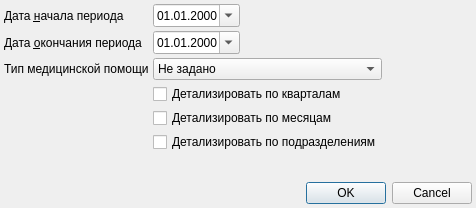
<?xml version="1.0" encoding="UTF-8"?>
<ui version="4.0">
 <class>ReportLaboratoryActionsByMedicalTypeSetupDialog</class>
 <widget class="QDialog" name="ReportLaboratoryActionsByMedicalTypeSetupDialog">
  <property name="geometry">
   <rect>
    <x>0</x>
    <y>0</y>
    <width>476</width>
    <height>208</height>
   </rect>
  </property>
  <property name="windowTitle">
   <string>Dialog</string>
  </property>
  <layout class="QGridLayout" name="gridLayout">
   <property name="margin">
    <number>4</number>
   </property>
   <property name="spacing">
    <number>4</number>
   </property>
   <item row="0" column="2">
    <spacer name="horizontalSpacer">
     <property name="orientation">
      <enum>Qt::Horizontal</enum>
     </property>
     <property name="sizeHint" stdset="0">
      <size>
       <width>40</width>
       <height>20</height>
      </size>
     </property>
    </spacer>
   </item>
   <item row="8" column="1">
    <spacer name="verticalSpacer">
     <property name="orientation">
      <enum>Qt::Vertical</enum>
     </property>
     <property name="sizeHint" stdset="0">
      <size>
       <width>20</width>
       <height>40</height>
      </size>
     </property>
    </spacer>
   </item>
   <item row="1" column="2">
    <spacer name="horizontalSpacer_2">
     <property name="orientation">
      <enum>Qt::Horizontal</enum>
     </property>
     <property name="sizeHint" stdset="0">
      <size>
       <width>40</width>
       <height>20</height>
      </size>
     </property>
    </spacer>
   </item>
   <item row="1" column="1">
    <widget class="CDateEdit" name="edtEndDate">
     <property name="sizePolicy">
      <sizepolicy hsizetype="Maximum" vsizetype="Fixed">
       <horstretch>0</horstretch>
       <verstretch>0</verstretch>
      </sizepolicy>
     </property>
     <property name="displayFormat">
      <string>dd.MM.yyyy</string>
     </property>
     <property name="calendarPopup">
      <bool>true</bool>
     </property>
    </widget>
   </item>
   <item row="1" column="0">
    <widget class="QLabel" name="lblEndDate">
     <property name="text">
      <string>Дата &amp;окончания периода</string>
     </property>
     <property name="buddy">
      <cstring>edtEndDate</cstring>
     </property>
    </widget>
   </item>
   <item row="0" column="1">
    <widget class="CDateEdit" name="edtBegDate">
     <property name="sizePolicy">
      <sizepolicy hsizetype="Maximum" vsizetype="Fixed">
       <horstretch>0</horstretch>
       <verstretch>0</verstretch>
      </sizepolicy>
     </property>
     <property name="displayFormat">
      <string>dd.MM.yyyy</string>
     </property>
     <property name="calendarPopup">
      <bool>true</bool>
     </property>
    </widget>
   </item>
   <item row="0" column="0">
    <widget class="QLabel" name="lblBegDate">
     <property name="text">
      <string>Дата &amp;начала периода</string>
     </property>
     <property name="buddy">
      <cstring>edtBegDate</cstring>
     </property>
    </widget>
   </item>
   <item row="5" column="1">
    <widget class="QCheckBox" name="chkDetailByMonths">
     <property name="text">
      <string>Детализировать по месяцам</string>
     </property>
    </widget>
   </item>
   <item row="9" column="0" colspan="3">
    <widget class="QDialogButtonBox" name="buttonBox">
     <property name="orientation">
      <enum>Qt::Horizontal</enum>
     </property>
     <property name="standardButtons">
      <set>QDialogButtonBox::Cancel|QDialogButtonBox::Ok</set>
     </property>
    </widget>
   </item>
   <item row="6" column="1">
    <widget class="QCheckBox" name="chkDetailByOrgStructures">
     <property name="text">
      <string>Детализировать по подразделениям</string>
     </property>
    </widget>
   </item>
   <item row="4" column="1" colspan="2">
    <widget class="QCheckBox" name="chkDetailByQuarters">
     <property name="text">
      <string>Детализировать по кварталам</string>
     </property>
    </widget>
   </item>
   <item row="2" column="1">
    <widget class="QComboBox" name="cmbMedicalAidType">
     <item>
      <property name="text">
       <string>Не задано</string>
      </property>
     </item>
     <item>
      <property name="text">
       <string>Стационарная помощь</string>
      </property>
     </item>
     <item>
      <property name="text">
       <string>Амбулаторная помощь</string>
      </property>
     </item>
     <item>
      <property name="text">
       <string>Дневной стационар</string>
      </property>
     </item>
    </widget>
   </item>
   <item row="2" column="0">
    <widget class="QLabel" name="lblMedicalAidType">
     <property name="text">
      <string>Тип медицинской помощи</string>
     </property>
    </widget>
   </item>
  </layout>
 </widget>
 <customwidgets>
  <customwidget>
   <class>CDateEdit</class>
   <extends>QDateEdit</extends>
   <header>library/DateEdit</header>
  </customwidget>
 </customwidgets>
 <tabstops>
  <tabstop>edtBegDate</tabstop>
  <tabstop>edtEndDate</tabstop>
  <tabstop>buttonBox</tabstop>
 </tabstops>
 <resources/>
 <connections>
  <connection>
   <sender>buttonBox</sender>
   <signal>accepted()</signal>
   <receiver>ReportLaboratoryActionsByMedicalTypeSetupDialog</receiver>
   <slot>accept()</slot>
   <hints>
    <hint type="sourcelabel">
     <x>254</x>
     <y>156</y>
    </hint>
    <hint type="destinationlabel">
     <x>157</x>
     <y>162</y>
    </hint>
   </hints>
  </connection>
  <connection>
   <sender>buttonBox</sender>
   <signal>rejected()</signal>
   <receiver>ReportLaboratoryActionsByMedicalTypeSetupDialog</receiver>
   <slot>reject()</slot>
   <hints>
    <hint type="sourcelabel">
     <x>322</x>
     <y>156</y>
    </hint>
    <hint type="destinationlabel">
     <x>286</x>
     <y>162</y>
    </hint>
   </hints>
  </connection>
 </connections>
</ui>
